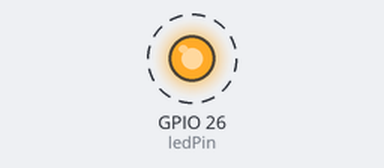
Bench run of a sketch on a simulated ESP32. Parts: output pins drawn as LEDs (lit = HIGH). Dashed ring = blinking. What the sketch prints to the serial monitor is not drawn.

Above: at 0.5 s.
Timing chart, 0 to 4.6 s (numbered marks = the images above):
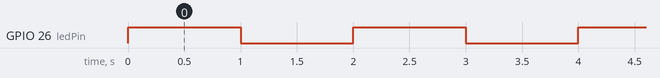

The sketch:

TEST_LED.ino
```cpp
const int ledPin = 26; // LED con resistencia

void setup() {
  pinMode(ledPin, OUTPUT);
  Serial.begin(115200);
  Serial.println("Prueba LED iniciada...");
}

void loop() {
  digitalWrite(ledPin, HIGH); // Encender LED
  Serial.println("LED encendido");
  delay(1000);

  digitalWrite(ledPin, LOW);  // Apagar LED
  Serial.println("LED apagado");
  delay(1000);
}
```

Measured:
- by itself, GPIO 26 (ledPin): alternates HIGH for 1.0 s and LOW for 1.0 s
